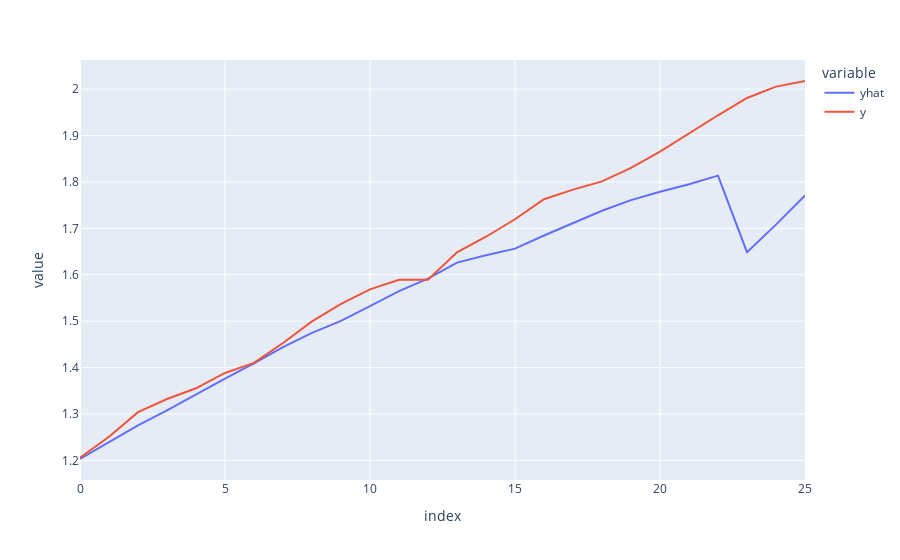

The cell this chart's notebook holds for it:
### Code cell
df = pd.DataFrame()
df['yhat'] = model.predict(X_test)[:, 0]
df['y'] = y_test[:, 0]

df.plot()

### Figure 1 — Plotly figure (JSON) as saved in the notebook; plotly's stock layout.template omitted (floating-point values rounded to 4 significant figures)
{"data": [{"hovertemplate": "variable=yhat<br>index=%{x}<br>value=%{y}<extra></extra>", "legendgroup": "yhat", "line": {"color": "#636efa", "dash": "solid"}, "mode": "lines", "name": "yhat", "orientation": "v", "showlegend": true, "type": "scatter", "x": [0, 1, 2, 3, 4, 5, 6, 7, 8, 9, 10, 11, 12, 13, 14, 15, 16, 17, 18, 19, 20, 21, 22, 23, 24, 25], "xaxis": "x", "y": [1.203, 1.24, 1.275, 1.308, 1.343, 1.376, 1.409, 1.444, 1.475, 1.5, 1.532, 1.565, 1.591, 1.626, 1.642, 1.656, 1.685, 1.711, 1.738, 1.761, 1.779, 1.795, 1.814, 1.649, 1.708, 1.771], "yaxis": "y"}, {"hovertemplate": "variable=y<br>index=%{x}<br>value=%{y}<extra></extra>", "legendgroup": "y", "line": {"color": "#EF553B", "dash": "solid"}, "mode": "lines", "name": "y", "orientation": "v", "showlegend": true, "type": "scatter", "x": [0, 1, 2, 3, 4, 5, 6, 7, 8, 9, 10, 11, 12, 13, 14, 15, 16, 17, 18, 19, 20, 21, 22, 23, 24, 25], "xaxis": "x", "y": [1.206, 1.251, 1.304, 1.332, 1.355, 1.388, 1.41, 1.453, 1.5, 1.537, 1.568, 1.589, 1.589, 1.648, 1.682, 1.72, 1.763, 1.783, 1.801, 1.83, 1.865, 1.905, 1.944, 1.981, 2.005, 2.018], "yaxis": "y"}], "layout": {"legend": {"title": {"text": "variable"}, "tracegroupgap": 0}, "margin": {"t": 60}, "xaxis": {"anchor": "y", "domain": [0, 1], "title": {"text": "index"}}, "yaxis": {"anchor": "x", "domain": [0, 1], "title": {"text": "value"}}}}
